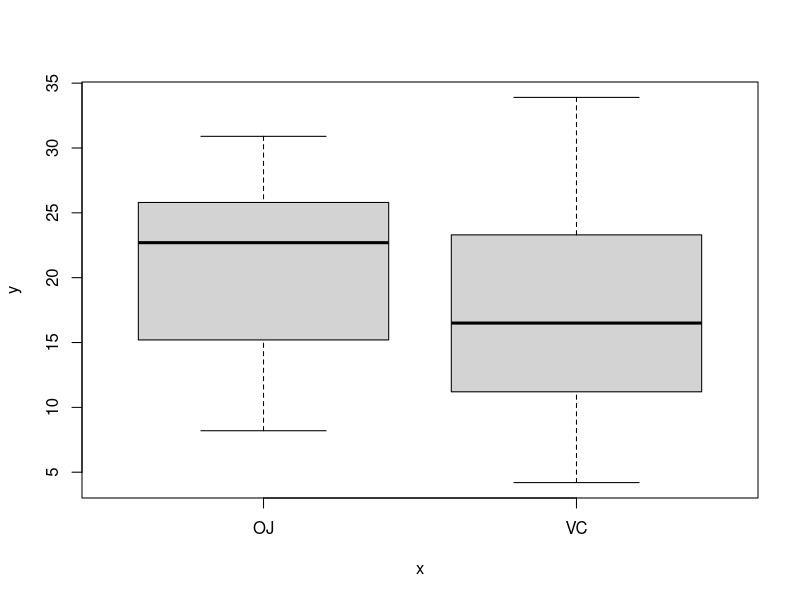
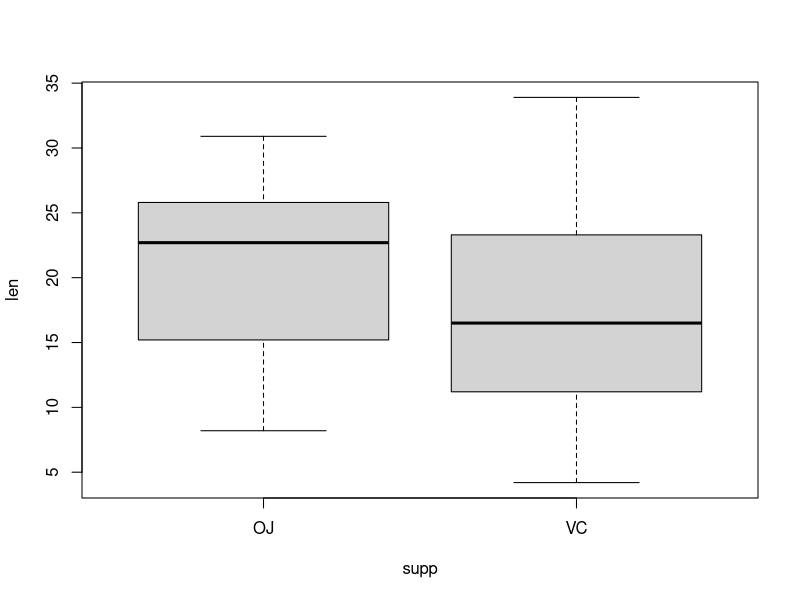
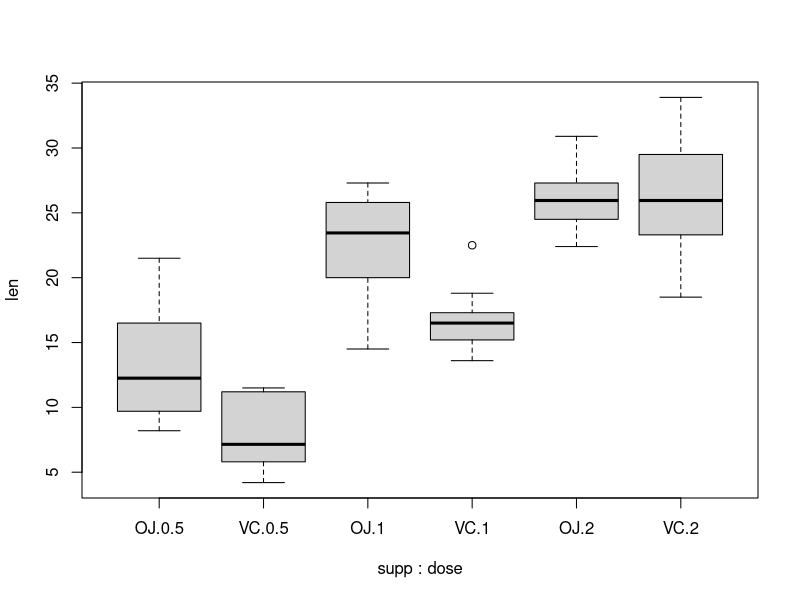
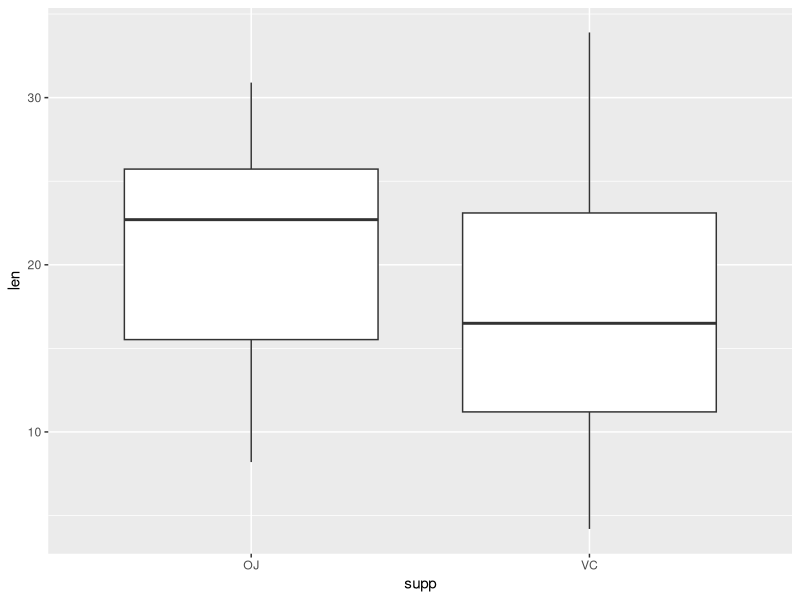
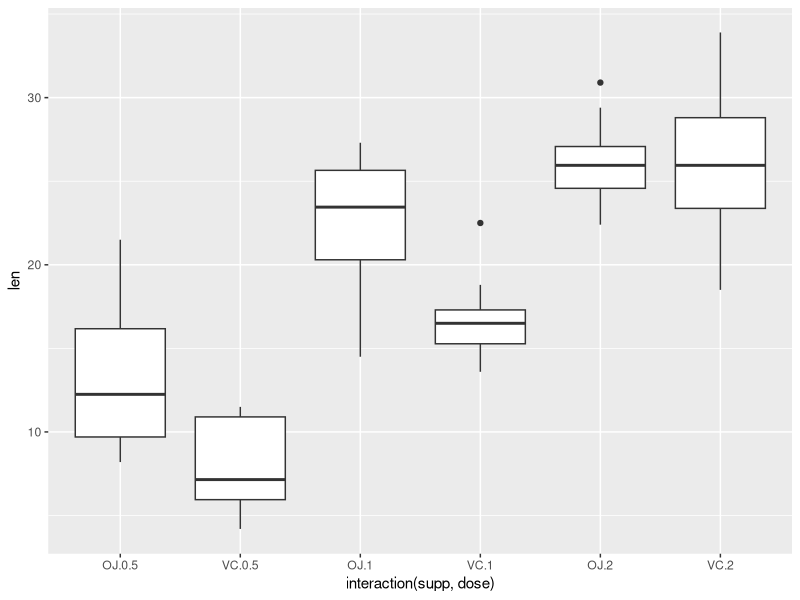

Write the R code that produced these figures, in order.
?ToothGrowth


df <- as.data.frame(ToothGrowth)
head(df)


plot(ToothGrowth$supp, ToothGrowth$len)

# Formula syntax
boxplot(len ~ supp, data = ToothGrowth)

# Put interaction of two variables on x-axis
boxplot(len ~ supp + dose, data = ToothGrowth)

library(ggplot2)
ggplot(ToothGrowth, aes(x = supp, y = len)) +
    geom_boxplot()
ggplot(ToothGrowth, aes(x = interaction(supp, dose), y = len)) +
    geom_boxplot()
